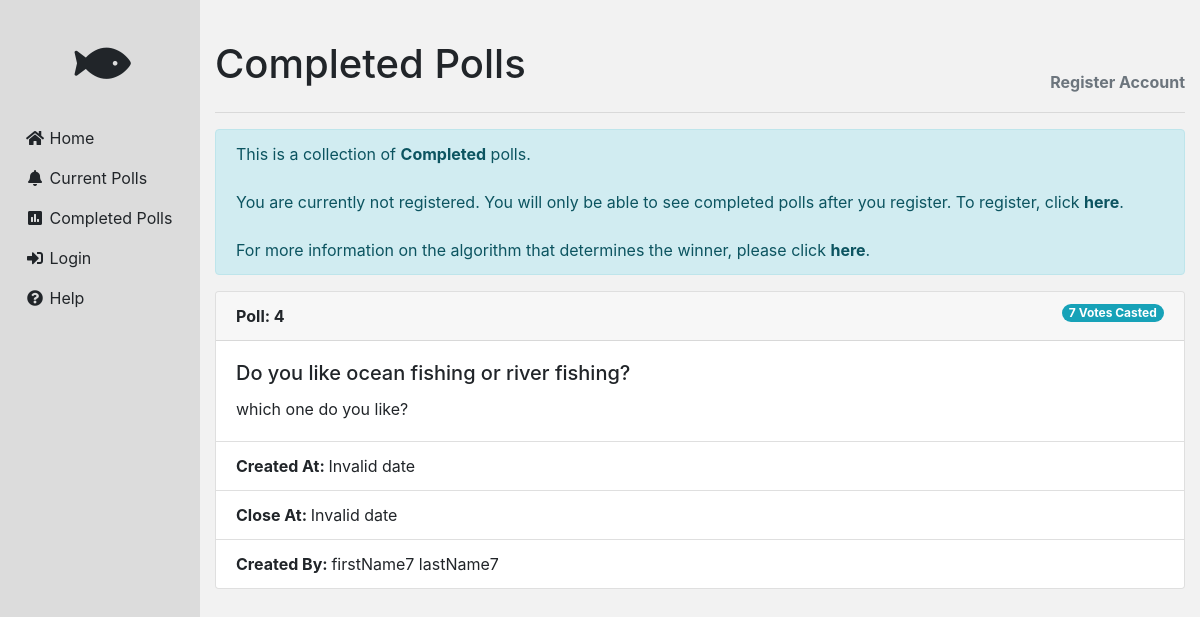
Page /completed on the committed database.
### app/models.py (models this page shows, shortened)
class PaginatedAPIMixin(object):
    @staticmethod
    def to_collection_dict(query, page, per_page, endpoint, **kwargs):
        resources = query.paginate(page, per_page, False)
        data = {
            'items': [item.to_dict() for item in resources.items],
            '_meta': {
                'page': page,
                'per_page': per_page,
                'total_pages': resources.pages,
                'total_items': resources.total
            },
            '_links': {
                'self': url_for(endpoint, page=page, per_page=per_page,
                                **kwargs),
                'next': url_for(endpoint, page=page + 1, per_page=per_page,
                                **kwargs) if resources.has_next else None,
                'prev': url_for(endpoint, page=page - 1, per_page=per_page,
                                **kwargs) if resources.has_prev else None
            }
        }
        return data

class Poll(PaginatedAPIMixin, db.Model):
    __tablename__ = 'polls'
    __table_args__ = {'sqlite_autoincrement': True}
    pollId = db.Column(db.Integer, primary_key=True, autoincrement=True)
    title = db.Column(db.String(64), nullable=False, unique=True)
    description = db.Column(db.String(250))
    createdAt = db.Column(db.DateTime)
    lastModifiedAt = db.Column(db.DateTime)
    completedAt = db.Column(db.DateTime)
    orderCandidatesBy = db.Column(Enum('Desc', 'Acs', 'SpecialOrder'))
    minResponses = db.Column(db.Integer)
    openAt = db.Column(db.DateTime)
    closeAt = db.Column(db.DateTime)
    createdByUserId = db.Column(db.Integer, db.ForeignKey('users.userId'), nullable=False)
    isOpenPoll = db.Column(db.Boolean)
    isActive = db.Column(db.Boolean)
    class Candidate(db.Model):
        __tablename__ = 'candidates'
        __table_args__ = (
        db.UniqueConstraint('pollId', 'candidateDescription', name='unique_candidates'), {'sqlite_autoincrement': True})
        candidateId = db.Column(db.Integer, primary_key=True, autoincrement=True)
        candidateDescription = db.Column(db.String(128), nullable=False)
        displayOrder = db.Column(db.Integer)
        isActive = db.Column(db.Boolean)
        pollId = db.Column(db.Integer, db.ForeignKey('polls.pollId'), nullable=False)
    class Response(db.Model):
        __tablename__ = 'responses'
        __table_args__ = (db.UniqueConstraint('userId', 'pollId', 'candidateId', 'response', name='unique_resonses'),
                          {'sqlite_autoincrement': True})
        responseId = db.Column(db.Integer, primary_key=True, autoincrement=True)
        userId = db.Column(db.Integer, db.ForeignKey('users.userId'), nullable=False)
        pollId = db.Column(db.Integer, db.ForeignKey('polls.pollId'), nullable=False)
        candidateId = db.Column(db.Integer, db.ForeignKey('candidates.candidateId'), nullable=False)
        isActive = db.Column(db.Boolean)
        response = db.Column(db.Integer)
        createdAt = db.Column(db.DateTime)
    def howManyCandidates(self):
        if self.Candidate == None:
            return 0
        else:
            return len(self.Candidate)
    def howManyResponses(self):
        if self.Response == []:
            return 0
        elif self.Candidate == []:
            print('There is no candidate saved yet')
            return 0
        else:
            return int(len(self.Response) / self.howManyCandidates())
    def validate(self):
        if self.title and self.orderCandidatesBy and self.createdByUserId and self.howManyCandidates() > 0:
            return True
        else:
            return False
    def get_id(self):
        return (self.pollId)
    def to_dict(self):
        noCandidates = self.howManyCandidates()
        noResponses = self.howManyResponses()
        canlist = self.Candidate
        data = {
            'pollId': self.pollId,
            'title': self.title,
            'description': self.description,
            'createdAt': self.createdAt,
            'lastModifiedAt': self.lastModifiedAt,
            'completedAt': self.completedAt,
            'orderCandidatesBy': self.orderCandidatesBy,
            'minResponses': self.minResponses,
            'openAt': self.openAt,
            'closeAt': self.closeAt,
            'createdByUserId': self.createdByUserId,
            'isOpenPoll': self.isOpenPoll,
            'isActive': self.isActive,
            'noCandidates': noCandidates,
            'noResponses': noResponses,
            'candidates': [item.to_dict() for item in self.Candidate],
            'responses': [item.to_dict() for item in self.Response],
            'rawResult': self.get_rawResult(),
            'prefResult': self.get_prefResult()
        }
        return data
    def from_dict(self, data):
        for field in ['pollId', 'title', 'discription', 'lastModifiedAt', 'completedAt', 'orderCandidatesBy',
                      'minResponses', 'openAt', 'closeAt', 'createdByUserId', 'isOpenPoll', 'isActive']:
            if field in data:
                setattr(self, field, data[field])  ###############################################

class User(PaginatedAPIMixin, UserMixin, db.Model):
    __tablename__ = 'users'
    __table_args__ = {'sqlite_autoincrement': True}
    token = db.Column(db.String(32), index=True, unique=True)
    token_expiration = db.Column(db.DateTime)
    userId = db.Column(db.Integer, primary_key=True, autoincrement=True)
    firstName = db.Column(db.String(64), nullable=False)
    lastName = db.Column(db.String(64))
    username = db.Column(db.String(64), nullable=False, unique=True)
    pwdHash = db.Column(db.String(128))
    email = db.Column(db.String(128), nullable=False, unique=True)
    ad_street = db.Column(db.String(64))
    ad_suburb = db.Column(db.String(64))
    ad_state = db.Column(db.String(64))
    ad_country = db.Column(db.String(64), server_default="Australia")
    createdAt = db.Column(db.DateTime)
    lastModifiedAt = db.Column(db.DateTime)
    isActive = db.Column(db.Boolean)
    isAdmin = db.Column(db.Boolean)
    lastLogin = db.Column(db.DateTime)
    currentLogin = db.Column(db.DateTime)

### app/main/routes.py (the view)
@bp.route('/completed', methods=['GET', 'POST'])
def completed():
    polls=getClosedPolls(isAdmin=False)
    users = getAllUsers()
    if current_user.is_authenticated:
        if current_user.isAdmin:
            polls=getClosedPolls(isAdmin=True)
            users = getAllUsers()
            return render_template("completed.html", title='Completed Polls', polls=polls, users=users)
    return render_template("completed.html", title='Completed Polls', polls=polls, users=users)

### app/controllers.py (called while the page is built)
def getAllUsers():
    user = User.query.all()
    return user

def getClosedPolls(isAdmin=False):
    if isAdmin:
        poll=Poll.query.filter(Poll.completedAt.isnot(None)).all()
        noPoll=len(poll)
        for index in range(noPoll):
            poll[index].Candidate=Poll.Candidate.query.filter_by(pollId=poll[index].pollId).all()
            poll[index].Response=Poll.Response.query.filter_by(pollId=poll[index].pollId).all()
        return poll
    else:
        poll=Poll.query.filter(Poll.completedAt.isnot(None)).filter_by(isActive=1).all()
        noPoll=len(poll)
        for index in range(noPoll):
            poll[index].Candidate=Poll.Candidate.query.filter_by(pollId=poll[index].pollId).all()
            poll[index].Response=Poll.Response.query.filter_by(pollId=poll[index].pollId).all()
        return poll

### app/templates/completed.html (shortened to what this page needs)
{% extends "base.html" %}
{% block content %}
  <div class="alert alert-info" role="alert">
    This is a collection of <strong>Completed</strong> polls. <br><br>
    {% if current_user.is_anonymous %}
      You are currently not registered. You will only be able to see completed polls after you register.
      To register, click <a style="color: #0c5460" href="{{ url_for('main.register') }}"><strong>here</strong></a>.
    {% else %}
      Click the <strong><i class="fa-fw fa fa-chart-bar"></i>
      View Results</strong> button to see the results of a poll.
    {% endif %}
    <br><br>
    For more information on the algorithm that determines the winner, please click
    <a style="color: #0c5460" href="{{ url_for('main.help') }}"><strong>here</strong></a>.
  </div>
  {% for poll in polls %}
    {% if poll.isActive %}
      <div class="card">
        <div class="card-header">
          <strong>Poll: {{ poll.get_id() }}</strong>
          <span style="float:right"
                class="badge badge-pill badge-info">{{ poll.howManyResponses() }} Votes Casted</span>
        </div>
        <div class="card-body">
          <h5 class="card-title">
            {{ poll.title }}
          </h5>
          {{ poll.description }}
        </div>
        <ul class="list-group list-group-flush">
          <li class="list-group-item"><strong>Created At: </strong><span class="modify-time">{{ poll.createdAt }}</span>
          </li>
          <li class="list-group-item"><strong>Close At: </strong><span class="modify-time">{{ poll.closeAt }}</span>
          </li>
          <li class="list-group-item"><strong>Created By: </strong>
            {% for user in users %}
              {% if user.userId == poll.createdByUserId %}
                {{ user.firstName }} {% if user.lastName %}{{ user.lastName }}{% endif %}
              {% endif %}
            {% endfor %}
          </li>
        </ul>
      </div>
      <br>
    {% endif %}
  {% endfor %}
{% endblock %}

### app/static/css/base.css (style rules this page uses)
body { background-color: #f2f2f2; }
.card { overflow: hidden; }

### rows in the picture
Poll: get_id "4", howManyResponses "7", title "Do you like ocean fishing or river fishing?", description "which one do you like?"
User: firstName "firstName7", lastName "lastName7"

### other values in the picture
{{ title }} "Completed Polls"
